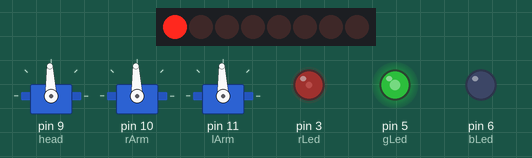
Simulated run of this program. Board: Arduino Uno, built with avr-gcc and run on an emulated ATmega328P. Shown: 8 shift-register outputs drawn as a row of LEDs (first output left, lit = HIGH), 3 × servo, output pins drawn as LEDs (lit = HIGH). Wiring (inferred from the names in the program): shift register (74HC595): data pin 8; shift clock pin 4; latch pin 7. Wiring (inferred from the signals the program sends): row of LEDs: on Q0, Q1, Q2, Q3, Q4, Q5, Q6, Q7. Random numbers use the default seed unless the program sets one; pins used as bus, display or sensor lines are not drawn.

Above: at 0.15 s.
At 7.15 s:
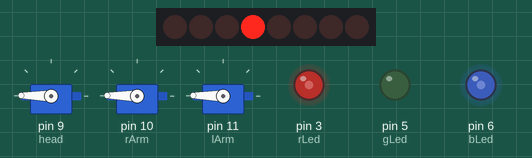
At 13.91 s:
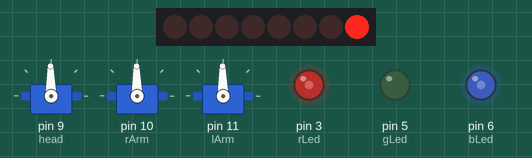
At 20.87 s:
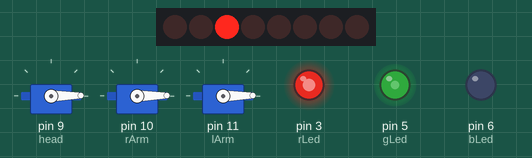
At 30.44 s:
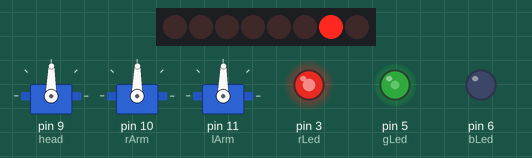
At 39.4 s:
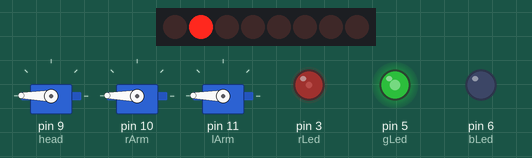
Timing chart, 0 to 40.0 s (numbered marks = the images above):
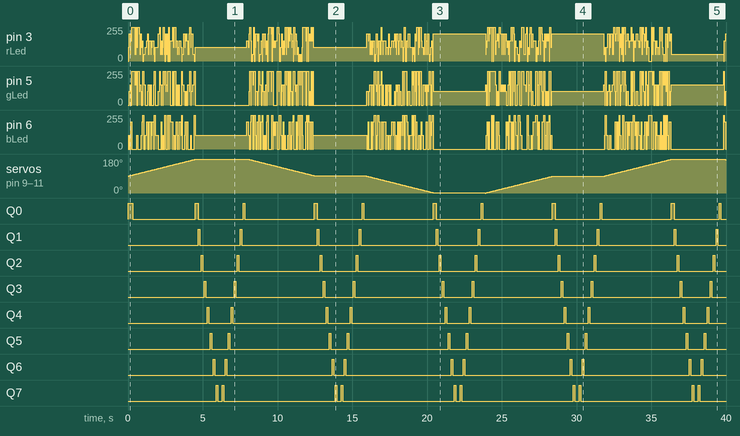

Measured:
- by itself, Q0: repeats every 7.5 s: LOW 4.2 s, HIGH 0.20 s, LOW 3.0 s, HIGH 0.10 s
- by itself, Q1: repeats every 8.0 s: LOW 2.7 s, HIGH 0.10 s, LOW 5.1 s, HIGH 0.10 s
- by itself, Q2: repeats every 8.0 s: LOW 2.3 s, HIGH 0.10 s, LOW 5.5 s, HIGH 0.10 s
- by itself, Q3: repeats every 8.0 s: LOW 1.9 s, HIGH 0.10 s, LOW 5.9 s, HIGH 0.10 s
- by itself, Q4: repeats every 8.0 s: LOW 1.5 s, HIGH 0.10 s, LOW 6.3 s, HIGH 0.10 s
- by itself, Q5: repeats every 8.0 s: LOW 1.1 s, HIGH 0.10 s, LOW 6.7 s, HIGH 0.10 s
- by itself, Q6: repeats every 8.0 s: LOW 0.70 s, HIGH 0.10 s, LOW 7.1 s, HIGH 0.10 s

The program:

main.cpp
```cpp
#include <Arduino.h>
#include <Servo.h>
int latch=7, data=8,cl=4;
int pos = 90, step = 1;
int led = 0, ledStep = 1;
int rLed=3, gLed=5, bLed=6;
int Colors[6][3] ={
  {153,0,204},
  {102,0,102},
  {255, 255, 0},
  {51,153,0},
  {0, 255, 255},
  {204,102,0}
};
Servo head;
Servo rArm;
Servo lArm;
void setup() {
  head.attach(9);
  rArm.attach(10);
  lArm.attach(11);
  pinMode(latch, OUTPUT);
  pinMode(cl, OUTPUT);
  pinMode(data, OUTPUT);
}
void registerWrite(int whichPin, int whichState) {
// the bits you want to send
  byte bitsToSend = 0;

  // turn off the output so the pins don't light up
  // while you're shifting bits:
  digitalWrite(latch, LOW);
  // turn on the next highest bit in bitsToSend:
  bitWrite(bitsToSend, whichPin, whichState);

  // shift the bits out:
  shiftOut(data, cl, MSBFIRST, bitsToSend);

    // turn on the output so the LEDs can light up:
  digitalWrite(latch, HIGH);

}
void mouth(int timeout){
  int br=0;
  while (br<8){
    /* code */
    registerWrite(br, HIGH);
    delay(timeout);
    if (br!=0){
      /* code */
      registerWrite(br-1,LOW);
    }
    delay(timeout);
    br++;
  }
  while (br>=0){
    /* code */
    registerWrite(br, HIGH);
    delay(timeout);
    if (br!=8){
      /* code */
      registerWrite(br+1,LOW);
    }
    delay(timeout);
    br--;
  }
}
void _RGB_color(int rVal, int gVal, int bVal){
  analogWrite(rLed, rVal);
  analogWrite(gLed, gVal);
  analogWrite(bLed, bVal);
}
void RGB_color(int red, int green, int blue) {
  int r=0,g=0,b=0;
  while ( r != red || g != green || b != blue ) {
    if ( r < red ) r += 1;
    if ( r > red ) r -= 1;

    if ( g < green ) g += 1;
    if ( g > green ) g -= 1;

    if ( b < blue ) b += 1;
    if ( b > blue ) b -= 1;

    _RGB_color(r,g,b);
    delay(10);
  }
}
//unbreaking vscode git hopefully
void loop() {
  //servo code start
  head.write(pos);
  rArm.write(pos);
  lArm.write(pos);
  pos+=step;
  if(pos==180){
    mouth(100);
    step*=-1;
  }
  if(pos==90){
    mouth(100);
  }

  if(pos==0){
    mouth(100);
    step*=-1;
  }
  //servo code end
  //matrix bitshifter code start
  registerWrite(led, HIGH);
  delay(20);
  if (led!=0){
    registerWrite(led-1,LOW);
  }
  if (led!=8){
    registerWrite(led+1,LOW);
  }
  delay(20);
  led+=ledStep;
  if(led==8)ledStep*=-1;
  if(led==0)ledStep*=-1;
  //matrix bitshifter code end
  //rgb eyes code start
  int ran = rand()%6;
  _RGB_color(Colors[ran][0],Colors[ran][1],Colors[ran][2]);
  //rgb eyes code end
  delay(10);
}
```
